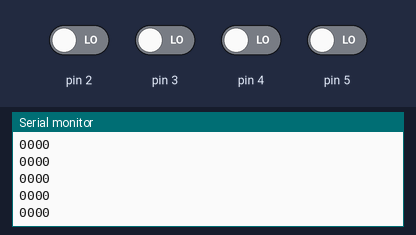
Simulated run of this sketch. Board: Arduino Uno, built with avr-gcc and run on an emulated ATmega328P. Parts: the last lines printed to the serial monitor. The test bench sets the inputs (shaded band); at power-on: pin 2–5 LOW.

Above: at 1.2 s.
1.3 s: pin 2 driven HIGH
At 2.4 s:
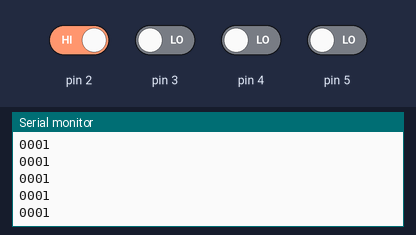
2.8 s: pin 3 driven HIGH
At 3.4 s:
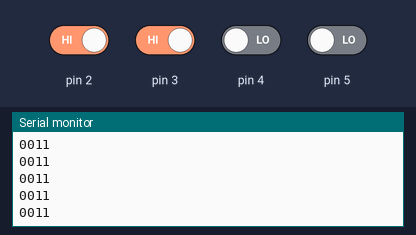
4.3 s: pin 4 driven HIGH
At 4.9 s:
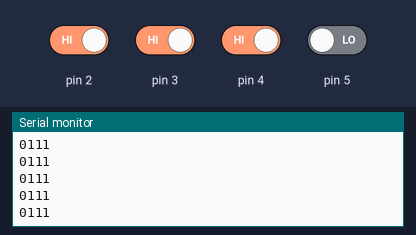
5.8 s: pin 5 driven HIGH
At 6.6 s:
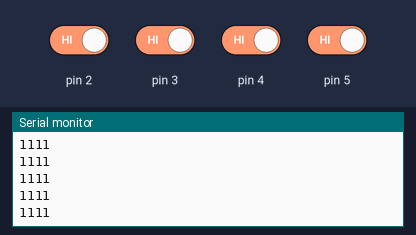
7.3 s: pin 2 driven LOW
At 8.1 s:
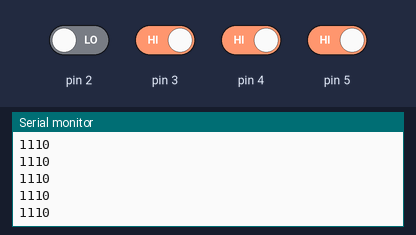
8.8 s: pin 3 driven LOW
At 9.3 s:
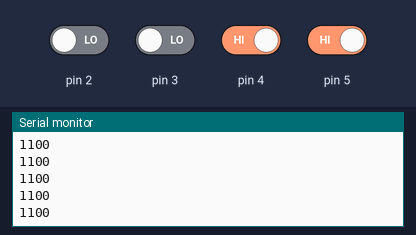
Timing chart, 0 to 11.3 s (numbered marks = the images above; inputs shaded):
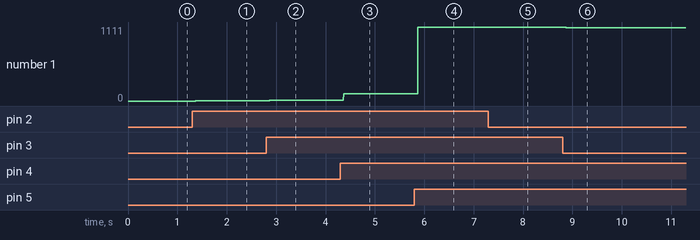

The sketch:

setupArduinoPorts.ino
```cpp
void setup() {
  // Serielle Kommunikation initialisieren
  Serial.begin(9600);

  // Die Pins 2 bis 5 als Eingänge konfigurieren
  pinMode(2, INPUT);
  pinMode(3, INPUT);
  pinMode(4, INPUT);
  pinMode(5, INPUT);
}

void loop() {
  // Die Werte der digitalen Pins 2 bis 5 lesen
  int pin2Value = digitalRead(5);
  int pin3Value = digitalRead(4);
  int pin4Value = digitalRead(3);
  int pin5Value = digitalRead(2);

  // Die Werte über die serielle Verbindung an den Computer senden
  Serial.print(pin2Value);
  Serial.print(pin3Value);
  Serial.print(pin4Value);
  Serial.println(pin5Value);
}
```

Measured:
- after the input at 1.3 s, the serial monitor: prints a new line after 0.07 s (image 1)
- after the input at 2.8 s, the serial monitor: prints a new line after 0.07 s (image 2)
- after the input at 4.3 s, the serial monitor: prints a new line after 0.07 s (image 3)
- after the input at 5.8 s, the serial monitor: prints a new line after 0.07 s (image 4)
- after the input at 7.3 s, the serial monitor: prints a new line after 0.07 s (image 5)
- after the input at 8.8 s, the serial monitor: prints a new line after 0.07 s (image 6)
- plotted number 1: 0 → 1 after the input at 1.3 s, 1 → 11 after the input at 2.8 s, 11 → 111 after the input at 4.3 s, 111 → 1111 after the input at 5.8 s, 1111 → 1110 after the input at 7.3 s
